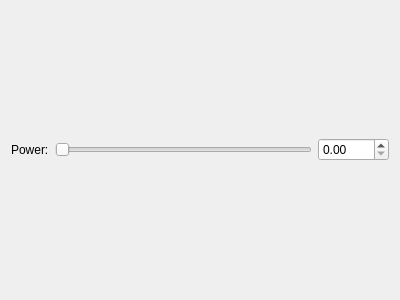
<?xml version="1.0" encoding="UTF-8"?>
<ui version="4.0">
 <class>Form</class>
 <widget class="QWidget" name="Form">
  <property name="geometry">
   <rect>
    <x>0</x>
    <y>0</y>
    <width>400</width>
    <height>300</height>
   </rect>
  </property>
  <property name="windowTitle">
   <string>Form</string>
  </property>
  <layout class="QVBoxLayout" name="verticalLayout">
   <item>
    <layout class="QGridLayout" name="gridLayout">
     <item row="0" column="1">
      <widget class="QSlider" name="slider_power">
       <property name="maximum">
        <number>2000</number>
       </property>
       <property name="singleStep">
        <number>1</number>
       </property>
       <property name="orientation">
        <enum>Qt::Horizontal</enum>
       </property>
      </widget>
     </item>
     <item row="0" column="0">
      <widget class="QLabel" name="label_7">
       <property name="text">
        <string>Power:</string>
       </property>
      </widget>
     </item>
     <item row="0" column="2">
      <widget class="QDoubleSpinBox" name="spinbox_power">
       <property name="prefix">
        <string/>
       </property>
       <property name="suffix">
        <string/>
       </property>
       <property name="decimals">
        <number>2</number>
       </property>
       <property name="minimum">
        <double>0.000000000000000</double>
       </property>
       <property name="maximum">
        <double>1000.000000000000000</double>
       </property>
       <property name="singleStep">
        <double>0.100000000000000</double>
       </property>
      </widget>
     </item>
    </layout>
   </item>
  </layout>
 </widget>
 <resources/>
 <connections/>
</ui>
